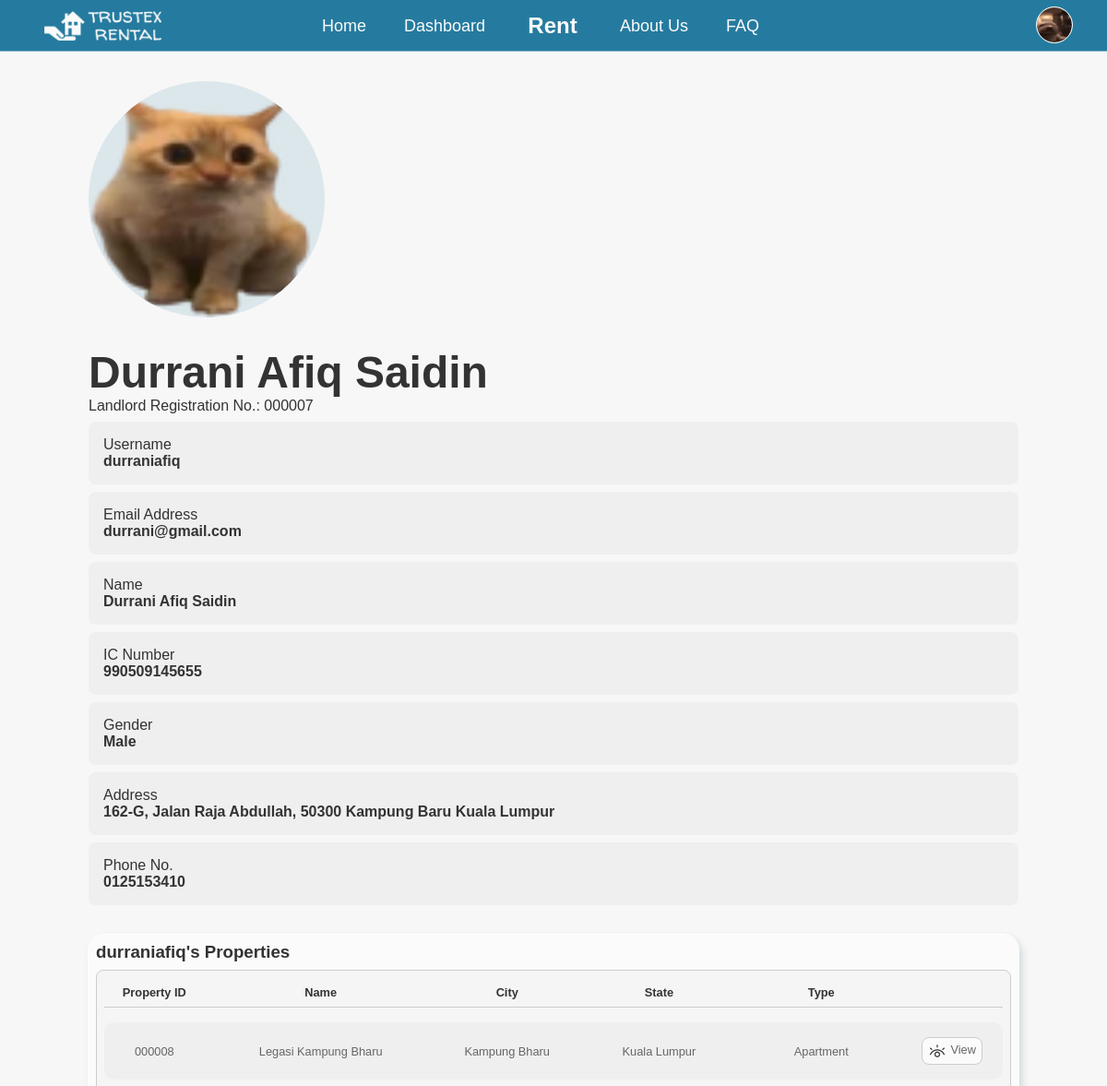
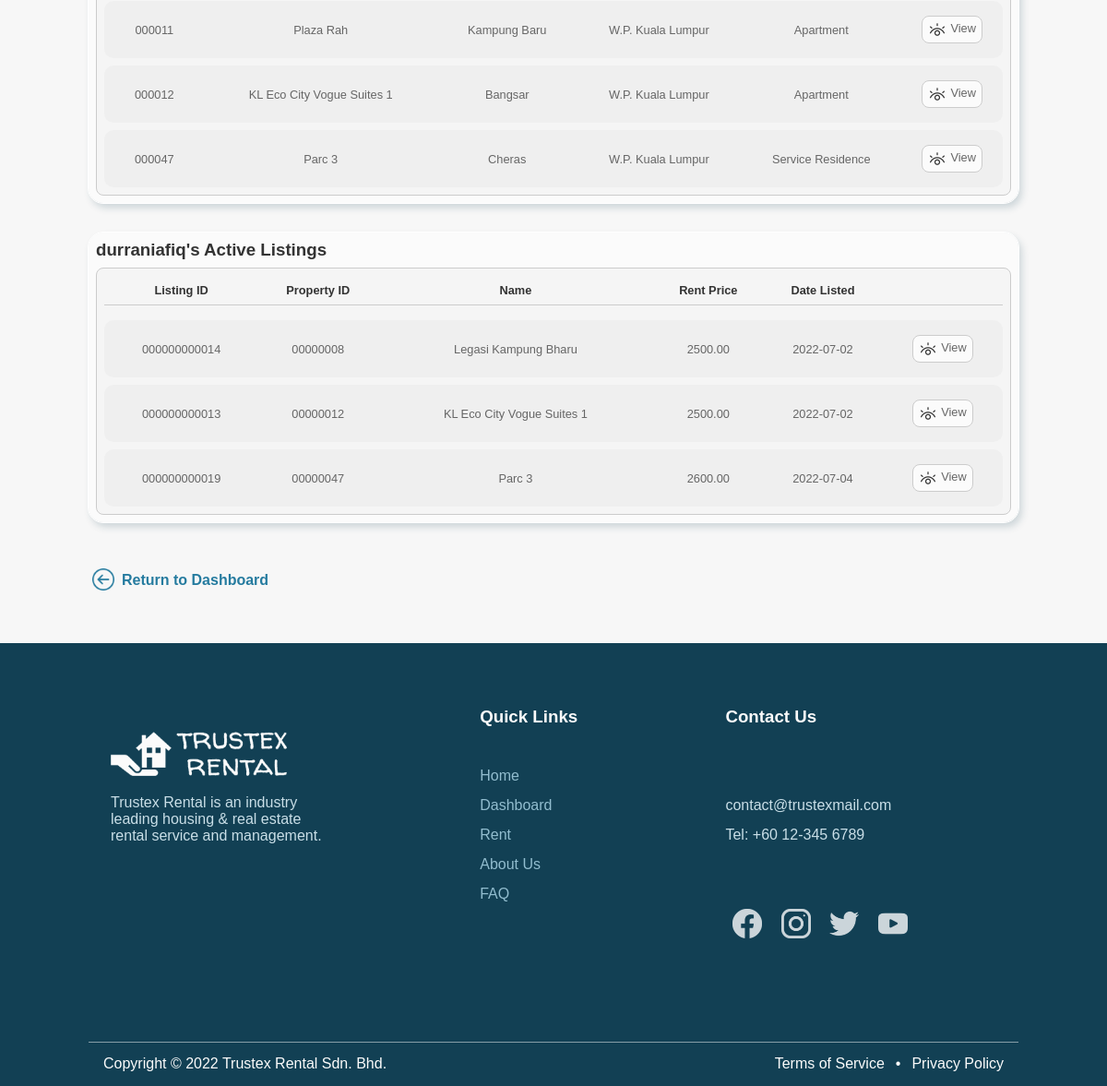
Page /landlord-details.php?id=7 (signed in) on the committed database (2 pictures, top to bottom).
### tables this page shows
CREATE TABLE `landlord` (
  `landlordRegNo` int(6) NOT NULL,
  `userID` int(10) NOT NULL,
  `administratorID` int(4) NOT NULL
);

CREATE TABLE `user` (
  `userID` int(10) NOT NULL,
  `userName` varchar(32) NOT NULL,
  `userEmail` varchar(256) NOT NULL,
  `userPassword` varchar(256) NOT NULL,
  `userType` char(1) NOT NULL DEFAULT 'T',
  `userFName` varchar(32) NOT NULL,
  `userLName` varchar(32) NOT NULL,
  `userIC` varchar(12) NOT NULL,
  `userGender` char(1) NOT NULL,
  `userAddress` varchar(512) NOT NULL,
  `userPhoneNo` varchar(12) NOT NULL
);

CREATE TABLE `property` (
  `propertyID` int(6) NOT NULL,
  `landlordRegNo` int(6) NOT NULL,
  `propertyName` varchar(256) NOT NULL DEFAULT 'N/A',
  `propertyAddress` varchar(512) NOT NULL DEFAULT 'N/A',
  `propertyCity` varchar(64) NOT NULL DEFAULT 'N/A',
  `propertyPoscode` varchar(5) NOT NULL DEFAULT 'N/A',
  `propertyState` varchar(64) NOT NULL DEFAULT 'N/A',
  `propertyType` varchar(32) DEFAULT 'N/A',
  `propertyFloorLevel` int(2) DEFAULT NULL,
  `propertyFloorSize` int(6) DEFAULT NULL,
  `propertyNumRooms` int(2) NOT NULL,
  `propertyBathrooms` int(2) NOT NULL,
  `propertyFurnishing` varchar(32) DEFAULT 'N/A',
  `propertyFacilities` varchar(128) DEFAULT 'N/A',
  `propertyDesc` varchar(2048) DEFAULT 'N/A',
  `rentPrice` decimal(6,2) DEFAULT NULL
);

CREATE TABLE `listing` (
  `listingID` int(12) NOT NULL,
  `propertyID` int(6) NOT NULL,
  `listingTimestamp` timestamp NOT NULL DEFAULT current_timestamp() ON UPDATE current_timestamp()
);

### landlord-details.php (the view, shortened to what this page needs)
<?php
  $reg_no = $_GET['id'];
  include("dbconnect.php");
  $sql = "SELECT *
          FROM landlord, user
          WHERE landlord.userID = user.userID AND landlordRegNo = '$reg_no'";
  $result = mysqli_query($connect, $sql) or die ("Error: ".mysqli_error());
  $landlord = mysqli_fetch_assoc($result);
?>
<!DOCTYPE html>
<html>
  <body id="property">
    <div class="default-container container-margin">
      <?php
        $profileicon = "assets/images/users/user-".sprintf('%010d', $landlord['userID'])."/profile-picture/profile-picture.png";
      ?>
      <div class="propic-container propic-landlord-details-container">
        <image class="profile-pic" src=" <?php echo $profileicon ?> " onerror="this.onerror=null; this.src='assets/images/profile-default.png'"></image>
      </div>
      <h1><?php echo $landlord['userFName'] . " " . $landlord['userLName'] ?></h1>
      <p>Landlord Registration No.: <?php echo sprintf('%06d', $landlord['landlordRegNo']) ?></p>
      <div class="request-details">
        <label>Username</label>
        <p><?php echo $landlord['userName'] ?></p>
      </div>
      <div class="request-details">
        <label>Email Address</label>
        <p><?php echo $landlord['userEmail'] ?></p>
      </div>
      <div class="request-details">
        <label>Name</label>
        <p><?php echo $landlord['userFName'] . " " . $landlord['userLName'] ?></p>
      </div>
      <div class="request-details">
        <label>IC Number</label>
        <p><?php echo $landlord['userIC'] ?></p>
      </div>
      <div class="request-details">
        <label>Gender</label>
        <p>
          <?php
            if ($landlord['userGender'] == 'M') {
              echo "Male";
            } else if ($landlord['userGender'] == 'F') {
              echo "Female";
            } else {
              echo "N/A";
            }
          ?>
        </p>
      </div>
      <div class="request-details">
        <label>Address</label>
        <p><?php echo $landlord['userAddress'] ?></p>
      </div>
      <div class="request-details">
        <label>Phone No.</label>
        <p><?php echo $landlord['userPhoneNo'] ?></p>
      </div>
      <div class="landlord-property-container">
        <h3><?php echo $landlord['userName'] ?>'s Properties</h3>
        <div class="dashboard-table-content">
          <?php
          include("dbconnect.php");
            $sql = "SELECT *
                    FROM property
                    WHERE landlordRegNo = '$reg_no'";
            $result = mysqli_query($connect, $sql) or die ("Error: ".mysqli_error());
            $numrows = mysqli_num_rows($result);
            if ($numrows > 0) {
          ?>
              <div class="dashboard-table">
                <table>
                  <tr class="no-hover">
                    <th>Property ID</th>
                    <th>Name</th>
                    <th>City</th>
                    <th>State</th>
                    <th>Type</th>
                    <th></th>
                  </tr>
                  <tr class="no-hover"><th class="th-border" colspan="6"></th></tr>
                  <?php
                  for ($i = 0; $property = mysqli_fetch_assoc($result); $i++) {
                      $location = "location.href='property.php?id=".$property['propertyID']."&source=details'";
                  ?>
                    <tr ondblclick="<?php echo $location ?>" style="user-select: none;">
                      <td><?php echo sprintf("%06d",$property['propertyID']) ?></td>
                      <td><?php echo $property['propertyName'] ?></td>
                      <td><?php echo $property['propertyCity'] ?></td>
                      <td><?php echo $property['propertyState'] ?></td>
                      <td><?php echo $property['propertyType'] ?></td>
                      <td>
                        <button class="view-button" onclick="<?php echo $location ?>">
                          <image class="icon view-icon" src="assets/icons/eye.png"><span>View</span>
                        </button>
                      </td>
                    </tr>
                  <?php
                      if ($i < $numrows-1) {
                        echo "<tr class='spacer'><td></td></tr>";
                      }
                    }
                  ?>
                </table>
              </div>
          <?php
            }
          ?>
        </div>
      </div>
      <div class="landlord-property-container">
        <h3><?php echo $landlord['userName'] ?>'s Active Listings</h3>
        <div class="dashboard-table-content">
          <?php
          include("dbconnect.php");
            $sql = "SELECT listingID, listing.propertyID, prop.propertyName, prop.rentPrice, listingTimestamp
                    FROM listing
                    LEFT JOIN (
                        SELECT *
                        FROM property
                        WHERE property.landlordRegNo = '$reg_no'
                    ) AS prop ON listing.propertyID = prop.propertyID
                    WHERE listing.propertyID = prop.propertyID";
            $result = mysqli_query($connect, $sql) or die ("Error: ".mysqli_error());
            $numrows = mysqli_num_rows($result);
            if ($numrows > 0) {
          ?>
              <div class="dashboard-table">
                <table>
                  <tr class="no-hover">
                    <th>Listing ID</th>
                    <th>Property ID</th>
                    <th>Name</th>
                    <th>Rent Price</th>
                    <th>Date Listed</th>
                    <th></th>
                  </tr>
                  <tr class="no-hover"><th class="th-border" colspan="6"></th></tr>
                  <?php
                    for ($i = 0; $listing = mysqli_fetch_assoc($result); $i++) {
                      $location = "location.href='listing.php?id=".$listing['listingID']."&source=details'";
                  ?>
                    <tr ondblclick="<?php echo $location ?>" style="user-select: none;">
                      <td><?php echo sprintf('%012d', $listing['listingID']) ?></td>
                      <td><?php echo sprintf("%08d", $listing['propertyID']) ?></td>
                      <td><?php echo $listing['propertyName'] ?></td>
                      <td><?php echo $listing['rentPrice'] ?></td>
                      <td><?php echo date("Y-m-d",strtotime($listing['listingTimestamp'])) ?></td>
                      <td>
                        <button class="view-button" onclick="<?php echo $location ?>">
                          <image class="icon view-icon" src="assets/icons/eye.png"><span>View</span>
                        </button>
                      </td>
                    </tr>
                  <?php
                      if ($i < $numrows-1) {
                        echo "<tr class='spacer'><td></td></tr>";
                      }
                    }
                  ?>
                </table>
              </div>
          <?php
            }
          ?>
        </div>
      </div>
      <br>
      <a class="return-dashboard" href="dashboard.php">
        <img src="assets/icons/back-button.png"></img>
        <h4>Return to Dashboard</h4>
      </a>
    </div>
  </body>
</html>

### rows in the picture
landlord: userID.userFName "Durrani Afiq", userID.userLName "Saidin", landlordRegNo "000007", userID.userName "durraniafiq", userID.userEmail "durrani@gmail.com", userID.userIC "990509145655", userID.userAddress "162-G, Jalan Raja Abdullah, 50300 Kampung Baru Kuala Lumpur", userID.userPhoneNo "0125153410"
property: propertyID "000008", propertyName "Legasi Kampung Bharu", propertyCity "Kampung Bharu", propertyState "Kuala Lumpur", propertyType "Apartment"
property: propertyID "000011", propertyName "Plaza Rah", propertyCity "Kampung Baru", propertyState "W.P. Kuala Lumpur", propertyType "Apartment"
property: propertyID "000012", propertyName "KL Eco City Vogue Suites 1", propertyCity "Bangsar", propertyState "W.P. Kuala Lumpur", propertyType "Apartment"
property: propertyID "000047", propertyName "Parc 3", propertyCity "Cheras", propertyState "W.P. Kuala Lumpur", propertyType "Service Residence"
listing: listingID "000000000014", propertyID "00000008", propertyName "Legasi Kampung Bharu", rentPrice "2500.00", listingTimestamp "2022-07-02"
listing: listingID "000000000013", propertyID "00000012", propertyName "KL Eco City Vogue Suites 1", rentPrice "2500.00", listingTimestamp "2022-07-02"
listing: listingID "000000000019", propertyID "00000047", propertyName "Parc 3", rentPrice "2600.00", listingTimestamp "2022-07-04"
